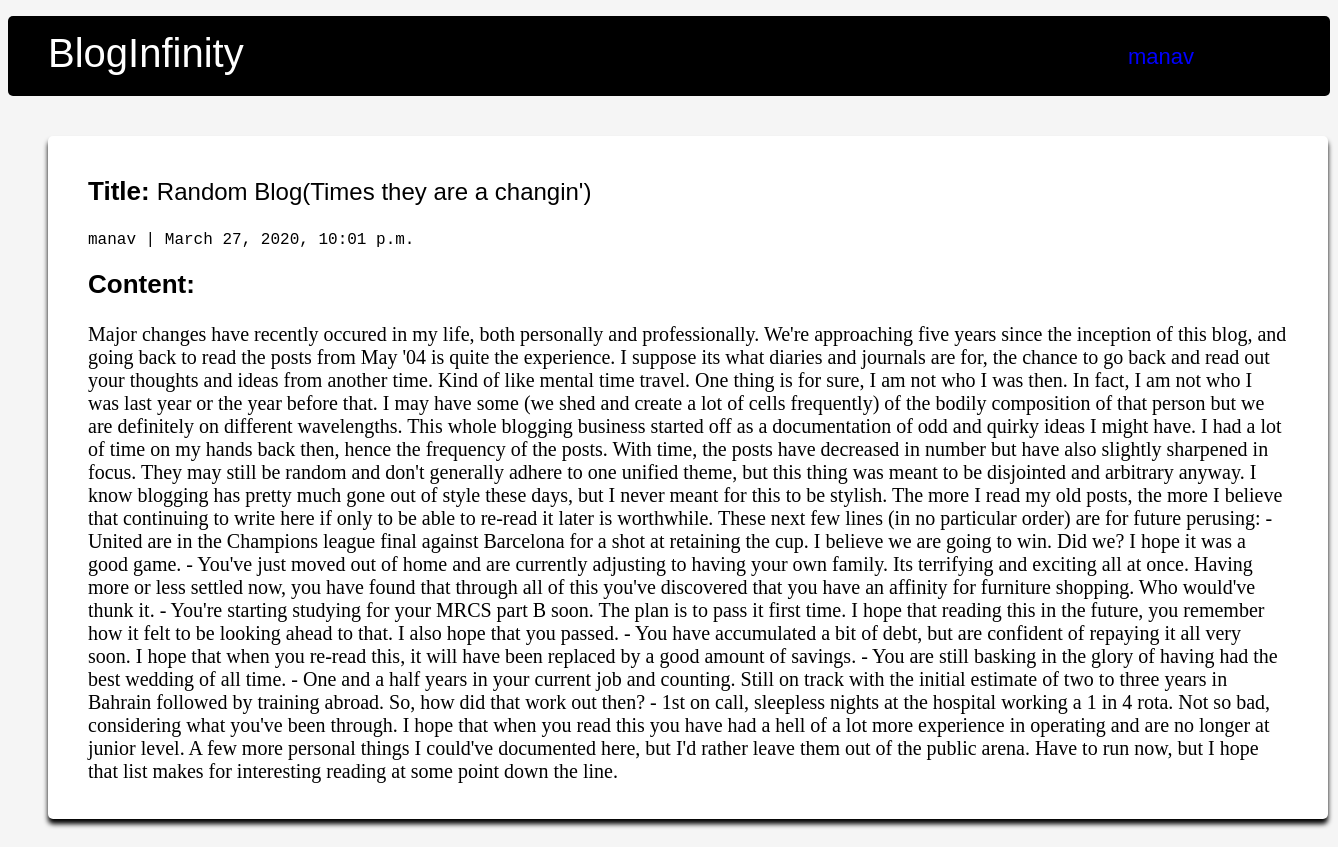
The page /dashboard/2 (signed in) on the database its author committed.
### dashboard/models.py (models this page shows, shortened)
class Post(models.Model):
    title = models.CharField(max_length= 140)
    body = models.TextField()
    author = models.ForeignKey(User, on_delete= models.CASCADE)
    updated_on = models.DateTimeField(auto_now= True)
    created_on = models.DateTimeField(auto_now_add=True)
    status = models.IntegerField(choices=STATUS, default=1)

### dashboard/templates/dashboard/post.html
{% extends 'dashboard/base.html' %}
{% block content %}
    <div class="card1">
        <p class="card-title"><span class = "title">Title: </span>{{ post.title }}</p>
        <p class="author">{{ post.author }} | {{ post.created_on}} </p>
        <p class="card-text"><span class = "con-text">Content:</span><br><br> {{ post.body|safe }}</p>
    </div>
{% endblock %}

### dashboard/templates/dashboard/base.html (shortened to what this page needs)
{% load staticfiles %}
<!DOCTYPE html>
<html>
    <head>
        <link rel = 'stylesheet' href = "{% static 'css/dashboard.css' %}">
    </head>
    <body>
        <header>
            <div class= "container">
                <ul class = "headers">
                    <li><a href = "/dashboard/" id = "home">BlogInfinity</li>
                    <li><a href = "/dashboard/profile/" class = "user" id = "user">{{user}}</a></li><br><br>
                </ul>
            </div>
        </header>
        {% block content %}
        {% endblock %}
    </body>
</html>

### dashboard/static/css/dashboard.css (style rules this page uses)
html { background-color: whitesmoke; }
#home, #new_blog, #newbutton, #user, #editbutton, #edit, #submitbutton { transition: 0.3s; }
.headers { height: 80px; list-style: none; }
#home { color: white; float: left; padding: 15px 0px; font-size: 40px; text-decoration-line: none; font-family: 'Lucida Sans', 'Lucida Sans Regular', 'Lucida Grande', 'Lucida Sans Unicode', Geneva, Verdana, sans-serif; }
li { color: white; display: inline; }
header { background-color: black; border-radius: 5px; }
.user { font-family: sans-serif; color: blue; font-size: 22px; text-decoration-line: none; float: right; padding: 28px 17vh; }
p { text-align: left; font-size: 20px; }
a { text-decoration-line: none; }
.con-text { font-size: 26px; font-weight: bolder; font-family: sans-serif; }
.author { font-weight: 300; font-family: monospace; font-size: 16px; }
.card-title { font-family: sans-serif; font-size: 24px; }
.title { font-weight: bolder; font-size: 26px; }
.card-text { font-size: 20px; font-family: 'Times New Roman', Times, serif; }
.card1 { box-shadow: 0 5px 5px black; border-radius: 5px; height: auto; width: 150vh; margin-top: 5vh; margin-left: 5vh; background-color: white; padding: 2vh 5vh; margin-bottom: 5vh; }

### rows shown on the page
Post: title "Random Blog(Times they are a changin')", author "manav", created_on "March 27, 2020, 10:01 p.m.", body "Major changes have recently occured in my life, both personally and professionally. We're approaching five years since the inception of this blog, and going back to read the posts from May '04 is quite the experience. I suppose its what diaries and journals are for, the chance to go back and read out your thoughts and ideas from another time. Kind of like mental time travel. One thing is for sure, I am not who I was then. In fact, I am not who I was last year or the year before that. I may have some (we shed and create a lot of cells frequently) of the bodily composition of that person but we are definitely on different wavelengths. This whole blogging business started off as a…"

### other values the page prints
{{ user }} "manav"
